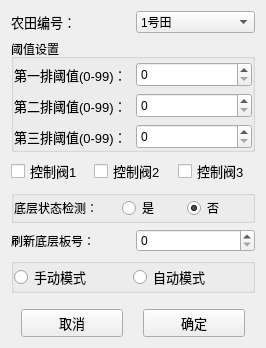
<?xml version="1.0" encoding="UTF-8"?>
<ui version="4.0">
 <class>SetData</class>
 <widget class="QWidget" name="SetData">
  <property name="geometry">
   <rect>
    <x>0</x>
    <y>0</y>
    <width>266</width>
    <height>325</height>
   </rect>
  </property>
  <property name="windowTitle">
   <string>Form</string>
  </property>
  <layout class="QGridLayout" name="gridLayout">
   <item row="0" column="0">
    <layout class="QHBoxLayout" name="horizontalLayout">
     <item>
      <widget class="QLabel" name="label">
       <property name="font">
        <font>
         <family>Arial</family>
         <pointsize>10</pointsize>
        </font>
       </property>
       <property name="text">
        <string>农田编号：</string>
       </property>
      </widget>
     </item>
     <item>
      <widget class="QComboBox" name="comboBox_Number">
       <item>
        <property name="text">
         <string>1号田</string>
        </property>
       </item>
       <item>
        <property name="text">
         <string>2号田</string>
        </property>
       </item>
       <item>
        <property name="text">
         <string>3号田</string>
        </property>
       </item>
       <item>
        <property name="text">
         <string>4号田</string>
        </property>
       </item>
       <item>
        <property name="text">
         <string>5号田</string>
        </property>
       </item>
      </widget>
     </item>
    </layout>
   </item>
   <item row="1" column="0">
    <widget class="QGroupBox" name="groupBox">
     <property name="title">
      <string>阈值设置</string>
     </property>
     <layout class="QVBoxLayout" name="verticalLayout">
      <property name="leftMargin">
       <number>0</number>
      </property>
      <property name="topMargin">
       <number>3</number>
      </property>
      <property name="rightMargin">
       <number>0</number>
      </property>
      <property name="bottomMargin">
       <number>0</number>
      </property>
      <item>
       <layout class="QHBoxLayout" name="horizontalLayout_2">
        <item>
         <widget class="QLabel" name="label_2">
          <property name="maximumSize">
           <size>
            <width>120</width>
            <height>16777215</height>
           </size>
          </property>
          <property name="font">
           <font>
            <family>Arial</family>
            <pointsize>10</pointsize>
           </font>
          </property>
          <property name="text">
           <string>第一排阈值(0-99)：</string>
          </property>
         </widget>
        </item>
        <item>
         <widget class="QSpinBox" name="spinBox_Set_1">
          <property name="minimumSize">
           <size>
            <width>0</width>
            <height>25</height>
           </size>
          </property>
          <property name="suffix">
           <string/>
          </property>
         </widget>
        </item>
       </layout>
      </item>
      <item>
       <layout class="QHBoxLayout" name="horizontalLayout_3">
        <item>
         <widget class="QLabel" name="label_3">
          <property name="maximumSize">
           <size>
            <width>120</width>
            <height>16777215</height>
           </size>
          </property>
          <property name="font">
           <font>
            <family>Arial</family>
            <pointsize>10</pointsize>
           </font>
          </property>
          <property name="text">
           <string>第二排阈值(0-99)：</string>
          </property>
         </widget>
        </item>
        <item>
         <widget class="QSpinBox" name="spinBox_Set_2">
          <property name="minimumSize">
           <size>
            <width>0</width>
            <height>25</height>
           </size>
          </property>
          <property name="suffix">
           <string/>
          </property>
          <property name="prefix">
           <string/>
          </property>
         </widget>
        </item>
       </layout>
      </item>
      <item>
       <layout class="QHBoxLayout" name="horizontalLayout_4">
        <item>
         <widget class="QLabel" name="label_4">
          <property name="maximumSize">
           <size>
            <width>120</width>
            <height>16777215</height>
           </size>
          </property>
          <property name="font">
           <font>
            <family>Arial</family>
            <pointsize>10</pointsize>
           </font>
          </property>
          <property name="text">
           <string>第三排阈值(0-99)：</string>
          </property>
         </widget>
        </item>
        <item>
         <widget class="QSpinBox" name="spinBox_Set_3">
          <property name="minimumSize">
           <size>
            <width>0</width>
            <height>25</height>
           </size>
          </property>
          <property name="specialValueText">
           <string/>
          </property>
          <property name="suffix">
           <string/>
          </property>
          <property name="prefix">
           <string/>
          </property>
          <property name="minimum">
           <number>0</number>
          </property>
          <property name="displayIntegerBase">
           <number>10</number>
          </property>
         </widget>
        </item>
       </layout>
      </item>
     </layout>
    </widget>
   </item>
   <item row="2" column="0">
    <layout class="QHBoxLayout" name="horizontalLayout_6">
     <item>
      <widget class="QCheckBox" name="checkBox_Contrl_1">
       <property name="font">
        <font>
         <family>Arial</family>
         <pointsize>10</pointsize>
        </font>
       </property>
       <property name="text">
        <string>控制阀1</string>
       </property>
      </widget>
     </item>
     <item>
      <widget class="QCheckBox" name="checkBox_Contrl_2">
       <property name="font">
        <font>
         <family>Arial</family>
         <pointsize>10</pointsize>
        </font>
       </property>
       <property name="text">
        <string>控制阀2</string>
       </property>
      </widget>
     </item>
     <item>
      <widget class="QCheckBox" name="checkBox_Contrl_3">
       <property name="font">
        <font>
         <family>Arial</family>
         <pointsize>10</pointsize>
        </font>
       </property>
       <property name="text">
        <string>控制阀3</string>
       </property>
      </widget>
     </item>
    </layout>
   </item>
   <item row="3" column="0">
    <widget class="QGroupBox" name="groupBox_2">
     <property name="title">
      <string/>
     </property>
     <layout class="QHBoxLayout" name="horizontalLayout_8">
      <property name="spacing">
       <number>0</number>
      </property>
      <property name="leftMargin">
       <number>0</number>
      </property>
      <property name="topMargin">
       <number>0</number>
      </property>
      <property name="rightMargin">
       <number>0</number>
      </property>
      <property name="bottomMargin">
       <number>0</number>
      </property>
      <item>
       <widget class="QLabel" name="label_5">
        <property name="text">
         <string>底层状态检测：       </string>
        </property>
       </widget>
      </item>
      <item>
       <widget class="QRadioButton" name="radioButton_state_yes">
        <property name="text">
         <string>是</string>
        </property>
       </widget>
      </item>
      <item>
       <widget class="QRadioButton" name="radioButton_state_no">
        <property name="text">
         <string>否</string>
        </property>
        <property name="checked">
         <bool>true</bool>
        </property>
       </widget>
      </item>
     </layout>
    </widget>
   </item>
   <item row="4" column="0">
    <layout class="QHBoxLayout" name="horizontalLayout_9">
     <item>
      <widget class="QLabel" name="label_6">
       <property name="text">
        <string>刷新底层板号：      </string>
       </property>
      </widget>
     </item>
     <item>
      <widget class="QSpinBox" name="spinBox_add_number"/>
     </item>
    </layout>
   </item>
   <item row="5" column="0">
    <widget class="QGroupBox" name="groupBox_3">
     <property name="title">
      <string/>
     </property>
     <layout class="QHBoxLayout" name="horizontalLayout_5">
      <property name="spacing">
       <number>0</number>
      </property>
      <property name="leftMargin">
       <number>0</number>
      </property>
      <property name="topMargin">
       <number>0</number>
      </property>
      <property name="rightMargin">
       <number>0</number>
      </property>
      <property name="bottomMargin">
       <number>0</number>
      </property>
      <item>
       <widget class="QRadioButton" name="radioButton_hand">
        <property name="font">
         <font>
          <family>Arial</family>
          <pointsize>10</pointsize>
         </font>
        </property>
        <property name="text">
         <string>手动模式</string>
        </property>
       </widget>
      </item>
      <item>
       <widget class="QRadioButton" name="radioButton_Auto">
        <property name="font">
         <font>
          <family>Arial</family>
          <pointsize>10</pointsize>
         </font>
        </property>
        <property name="text">
         <string>自动模式</string>
        </property>
       </widget>
      </item>
     </layout>
    </widget>
   </item>
   <item row="6" column="0">
    <spacer name="verticalSpacer">
     <property name="orientation">
      <enum>Qt::Vertical</enum>
     </property>
     <property name="sizeType">
      <enum>QSizePolicy::Fixed</enum>
     </property>
     <property name="sizeHint" stdset="0">
      <size>
       <width>20</width>
       <height>10</height>
      </size>
     </property>
    </spacer>
   </item>
   <item row="7" column="0">
    <layout class="QHBoxLayout" name="horizontalLayout_7">
     <property name="spacing">
      <number>20</number>
     </property>
     <property name="leftMargin">
      <number>10</number>
     </property>
     <property name="rightMargin">
      <number>10</number>
     </property>
     <item>
      <widget class="QPushButton" name="pushButton_Cancel">
       <property name="font">
        <font>
         <family>Arial</family>
         <pointsize>10</pointsize>
        </font>
       </property>
       <property name="text">
        <string>取消</string>
       </property>
      </widget>
     </item>
     <item>
      <widget class="QPushButton" name="pushButton_Sure">
       <property name="font">
        <font>
         <family>Arial</family>
         <pointsize>10</pointsize>
        </font>
       </property>
       <property name="text">
        <string>确定</string>
       </property>
      </widget>
     </item>
    </layout>
   </item>
  </layout>
 </widget>
 <resources/>
 <connections/>
</ui>
